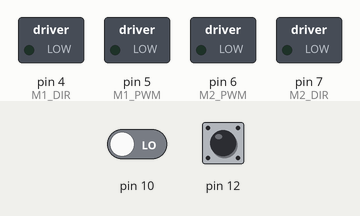
This sketch was run on a simulated Arduino Uno, built with avr-gcc and run on an emulated ATmega328P. Shown: switched loads named in the sketch (green lamp = pin HIGH). The inputs (shaded band) are chosen by the test bench; at power-on: pin 12 HIGH, pin 10 LOW.

Above: at 1.2 s.
1.3 s: pin 12 pulled LOW for 0.15 s
At 2.1 s:
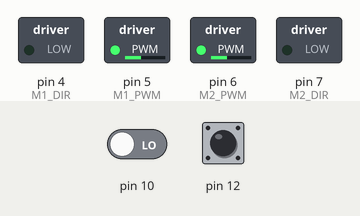
3.8 s: pin 12 pulled LOW for 3.2 s
At 8.8 s:
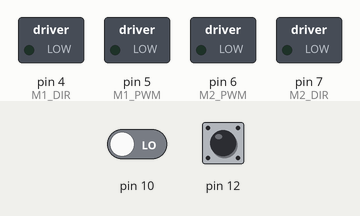
9.3 s: pin 10 driven HIGH and pin 12 driven LOW
At 9.9 s:
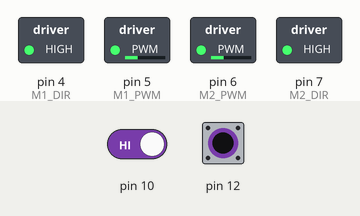
10.8 s: pin 10 driven LOW
At 11.1 s:
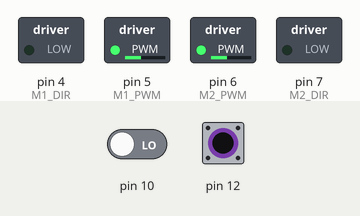
Timing chart, 0 to 13.3 s (numbered marks = the images above; inputs shaded):
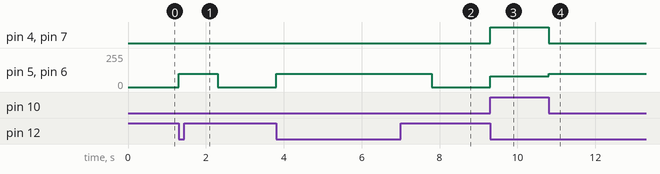

Measured:
- after the input at 1.3 s, pin 5 (M1_PWM), pin 6 (M2_PWM): 0/255 → 100/255 at once, → 0/255 1.0 s later
- after the input at 3.8 s, pin 5 (M1_PWM), pin 6 (M2_PWM): 0/255 → 100/255 at once, → 0/255 4.0 s later
- after the input at 9.3 s, pin 4 (M1_DIR), pin 7 (M2_DIR): LOW → HIGH at once; pin 5 (M1_PWM), pin 6 (M2_PWM): 0/255 → 80/255 at once
- after the input at 10.8 s, pin 4 (M1_DIR), pin 7 (M2_DIR): HIGH → LOW at once; pin 5 (M1_PWM), pin 6 (M2_PWM): 80/255 → 100/255 at once

The sketch:

task_2.ino
```cpp
/*
Омегабот должен при нажатии на кнопку на плате расширения проехать
прямо до момента срабатывания датчика касания (до препятствия),
затем 1 секунду ехать назад. После чего робот должен остановиться.
*/
#define M1_DIR 4
#define M1_PWM 5
#define M2_DIR 7
#define M2_PWM 6
int ButtonRead(int ButtonPin)
{
  int Data = digitalRead(ButtonPin);
  if(ButtonPin == 12) Data = !Data;
  return Data;
}

void InitMotors()
{
  pinMode(M1_DIR, OUTPUT);
  pinMode(M1_PWM, OUTPUT);
  pinMode(M2_DIR, OUTPUT);
  pinMode(M2_PWM, OUTPUT);
}

void Motors(int Speed1, int Speed2)
{
  if(Speed1 > 255) Speed1 = 255;
  if(Speed1 < -255) Speed1 = -255;
  if(Speed2 > 255) Speed2 = 255;
  if(Speed2 < -255) Speed2 = -255;

  if(Speed1 > 0)
  {
    digitalWrite(M1_DIR, 1);
    analogWrite(M1_PWM, Speed1);
  }
  else
  {
    digitalWrite(M1_DIR, 0);
    analogWrite(M1_PWM, -Speed1);
  }

  if(Speed2 > 0)
  {
    digitalWrite(M2_DIR, 1);
    analogWrite(M2_PWM, Speed2);
  }
  else
  {
    digitalWrite(M2_DIR, 0);
    analogWrite(M2_PWM, -Speed2);
  }
}

//Ехать вперед
void MoveForward(int Speed)
{
  Motors(Speed, Speed);
}

int ObjectSensorRead(int SensorPin)
{
  int Data = digitalRead(SensorPin);
  return !Data;
}

void MoveBack(int Speed)
{
  Motors(-Speed, -Speed);
}

void Stop()
{
  Motors(0, 0);
}

void MoveBackByDelay(int Speed, int Time)
{
  MoveBack(Speed);
  delay(Time);
  Stop();
}


void setup()
{
  pinMode(12, INPUT_PULLUP);
  InitMotors();
}

void loop()
{
  while ( ButtonRead(12) )
  {
    do
    {
      MoveForward(80);
    }
    while(!( ObjectSensorRead(10) ));
    MoveBackByDelay(100, 1000 );
  }

  Stop();
}
```
